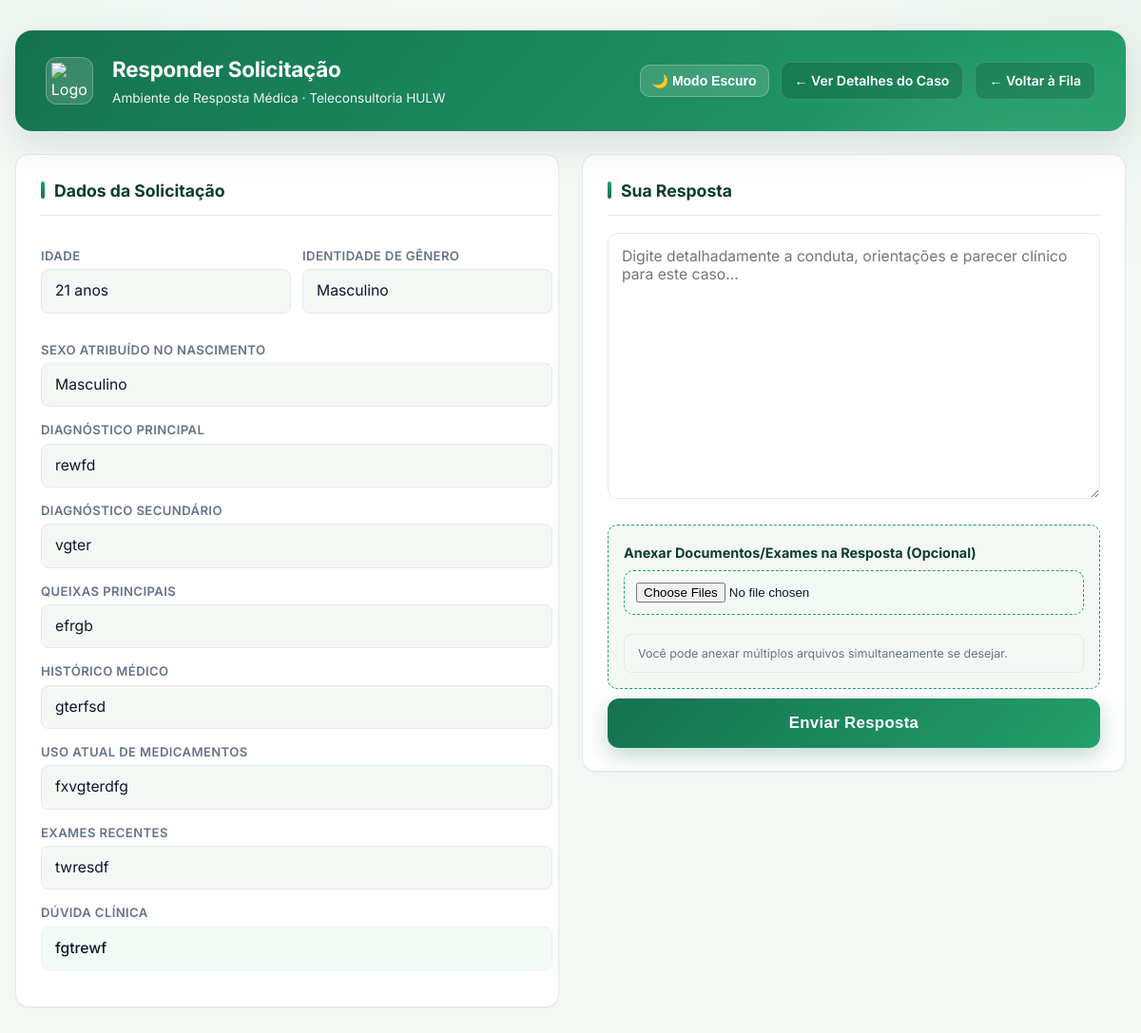
The page /responder/34/ on the database its author committed.
### teleconsultoria/models.py (models this page shows, shortened)
class Solicitacao(models.Model):
    profissional = models.ForeignKey(Profissional, on_delete=models.CASCADE, related_name='solicitacoes')
    medica_designada = models.ForeignKey(Medica, on_delete=models.SET_NULL, null=True, blank=True, related_name='atendimentos')
    status = models.CharField(max_length=20, choices=StatusSolicitacao.choices, default=StatusSolicitacao.PENDENTE)
    tipo_atendimento = models.CharField(max_length=20, choices=TipoAtendimento.choices)
    data_sol = models.DateTimeField(auto_now_add=True)
    data_marcada = models.DateField(null=True, blank=True)
    horario_marcado = models.TimeField(null=True, blank=True)
    duracao_estimada = models.PositiveIntegerField(null=True, blank=True, help_text="Duração em minutos")
    link_teams = models.URLField(max_length=500, null=True, blank=True)
    resumo_sincrono = models.TextField(null=True, blank=True)
    justificativa_cancelamento = models.TextField(null=True, blank=True)
    data_limite = models.DateField(null=True, blank=True)
    horario_limite = models.TimeField(null=True, blank=True)
    idade_pac = models.IntegerField(null=True, blank=True)
    sexo_pac = models.CharField(max_length=2, choices=Sexo.choices, null=True, blank=True)
    sexo_biologico_pac = models.CharField(max_length=1, choices=[('M', 'Masculino'), ('F', 'Feminino')], null=True, blank=True)
    queixas = models.TextField(null=True, blank=True)
    historico_med = models.TextField(blank=True, null=True)
    diagnostico_princ = models.TextField(blank=True, null=True)
    diagnostico_sec = models.TextField(blank=True, null=True)
    medicamentos = models.TextField(blank=True, null=True)
    exames_recentes = models.TextField(blank=True, null=True)
    duvida_clinica = models.TextField()
    token_acesso = models.UUIDField(default=uuid.uuid4, editable=False)
    class Meta:
        verbose_name = "Solicitação"
        verbose_name_plural = "Solicitações"

### teleconsultoria/views.py (the view, shortened to what this page needs)
# urls.py: path('responder/<int:sol_id>/', views.responder_solicitacao, name='responder_solicitacao'),
def responder_solicitacao(request, sol_id):
    solicitacao = get_object_or_404(Solicitacao, id=sol_id)
    return render(request, 'responder.html', {'sol': solicitacao})

### teleconsultoria/templates/responder.html (shortened to what this page needs)
<!DOCTYPE html>
<html lang="pt-br">
<head>
</head>
<body>
<div class="container">
    <header class="hulw-header">
        <div class="header-left">
            <div class="hulw-logo">
                <img src="https://encrypted-tbn0.gstatic.com/images?q=tbn:ANd9GcQryXQkqFL8UMlNXtInfmWSQhSp1ZcKgreHmw&s" alt="Logo HULW">
            </div>
            <div>
                <h1>Responder Solicitação</h1>
                <p>Ambiente de Resposta Médica · Teleconsultoria HULW</p>
            </div>
        </div>
        <div class="header-right">
            <button class="theme-toggle" onclick="toggleTheme()" id="themeBtn">🌙 Modo Escuro</button>
            <a href="{% url 'detalhe_caso' sol.id %}" class="btn-voltar">← Ver Detalhes do Caso</a>
            <a href="{% url 'fila_medica' %}" class="btn-voltar">← Voltar à Fila</a>
        </div>
    </header>
    <div class="painel-grid">
        <div class="campo-box scrollable-info">
            <h3>Dados da Solicitação</h3>
            {% if sol.idade_pac > 0 %}
                <div style="display: grid; grid-template-columns: 1fr 1fr; gap: 12px;">
                    <div>
                        <h4>Idade</h4>
                        <p>{{ sol.idade_pac }} anos</p>
                    </div>
                    <div>
                        <h4>Identidade de Gênero</h4>
                        <p>{{ sol.get_sexo_pac_display }}</p>
                    </div>
                </div>
                {% if sol.sexo_biologico_pac %}
                <h4>Sexo Atribuído no Nascimento</h4>
                <p>{{ sol.get_sexo_biologico_pac_display }}</p>
                {% endif %}
                <h4>Diagnóstico Principal</h4>
                <p>{{ sol.diagnostico_princ|default:"Não informado" }}</p>
                {% if sol.diagnostico_sec %}
                    <h4>Diagnóstico Secundário</h4>
                    <p>{{ sol.diagnostico_sec }}</p>
                {% endif %}
                <h4>Queixas Principais</h4>
                <p>{{ sol.queixas|linebreaksbr }}</p>
                <h4>Histórico Médico</h4>
                <p>{{ sol.historico_med|linebreaksbr|default:"Sem histórico registrado" }}</p>
                <h4>Uso Atual de Medicamentos</h4>
                <p>{{ sol.medicamentos|linebreaksbr|default:"Nenhum medicamento informado" }}</p>
                <h4>Exames Recentes</h4>
                <p>{{ sol.exames_recentes|linebreaksbr|default:"Nenhum exame anexado em texto" }}</p>
                <h4>Dúvida Clínica</h4>
                <p style="background: var(--hulw-green-50); border-color: var(--hulw-green-100); font-weight: 500;">
                    {{ sol.duvida_clinica|linebreaksbr }}
                </p>
            {% else %}
                <h4>Dúvida Geral / Conceitual</h4>
                <p style="background: var(--hulw-green-50); border-color: var(--hulw-green-100);">
                    {{ sol.duvida_clinica|linebreaksbr }}
                </p>
            {% endif %}
        </div>
        <div class="campo-box">
            <form method="POST" enctype="multipart/form-data" id="form-resposta">
                <h3>Sua Resposta</h3>
                <textarea name="resposta" placeholder="Digite detalhadamente a conduta, orientações e parecer clínico para este caso..." required></textarea>
                <div style="margin-top: 20px; background: var(--bg); padding: 16px; border-radius: 10px; border: 1px dashed var(--hulw-green-500); transition: background 0.3s ease, border-color 0.3s ease;">
                    <label style="font-size: 0.9rem; font-weight: 700; color: var(--hulw-green-900);">Anexar Documentos/Exames na Resposta (Opcional)</label>
                    <input type="file" id="input-anexos-visual" onchange="adicionarArquivos()" multiple>
                    <p style="font-size: 0.78rem; color: var(--ink-500); margin: 8px 0 0 0;">Você pode anexar múltiplos arquivos simultaneamente se desejar.</p>
                </div>
                <button type="submit" class="btn-enviar">Enviar Resposta</button>
            </form>
        </div>
    </div>
</div>
</body>
</html>

### rows shown on the page
Solicitacao: idade_pac "21", sexo_pac "Masculino", sexo_biologico_pac "Masculino", diagnostico_princ "rewfd", diagnostico_sec "vgter", queixas "efrgb", historico_med "gterfsd", medicamentos "fxvgterdfg", exames_recentes "twresdf", duvida_clinica "fgtrewf"
